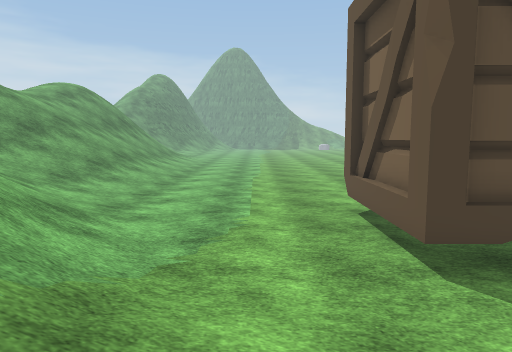
View 1 (above)

24 first-person views from a walk through a Unity game level. The camera is 1.2 m above the floor, tilts 6° down and sees 70° across. The floor is counted in squares, 1 m on a side. Each view is taken from the middle of a square. On the plan, view 1 faces up. The plan holds only what a view shows up to about 15 squares ahead; the rest is blank. The place goes on beyond the plan. The player character is not drawn. Some surface patterns are stand-ins.

View 2
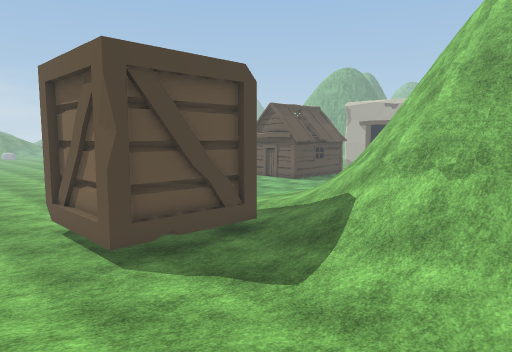

View 3
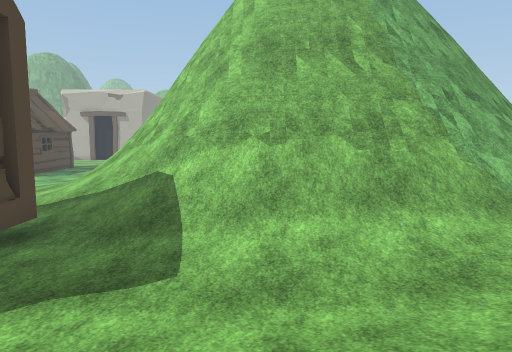

View 4
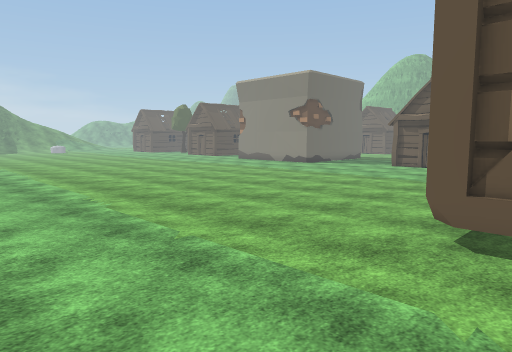

View 5
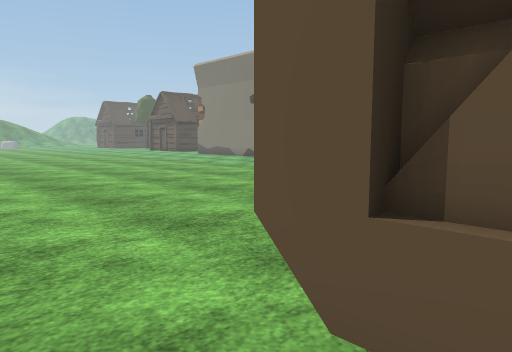

View 6
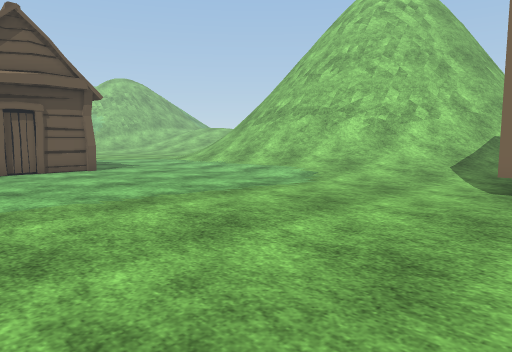

View 7
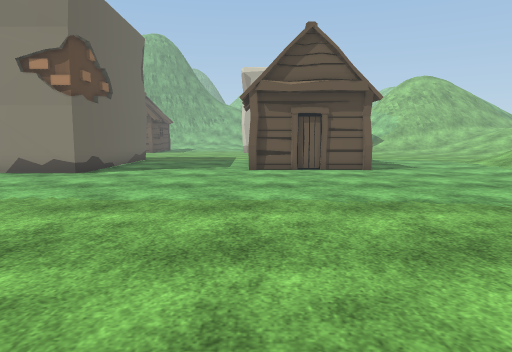

View 8
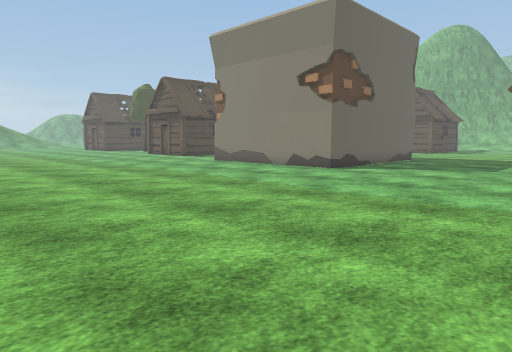

View 9
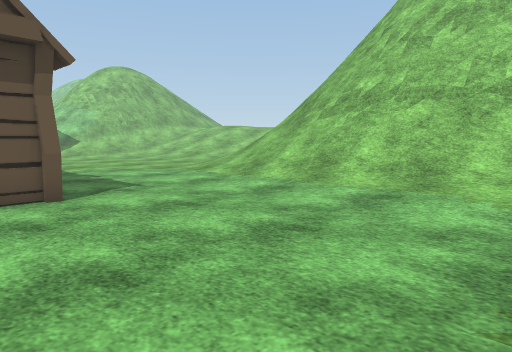

View 10
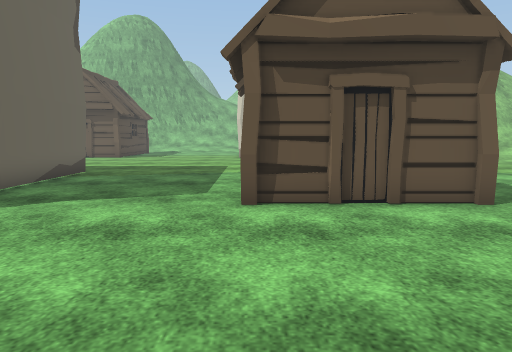

View 11
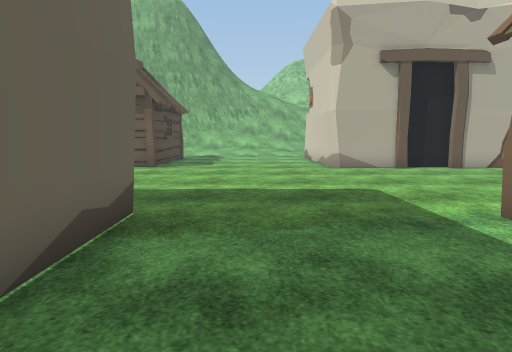

View 12
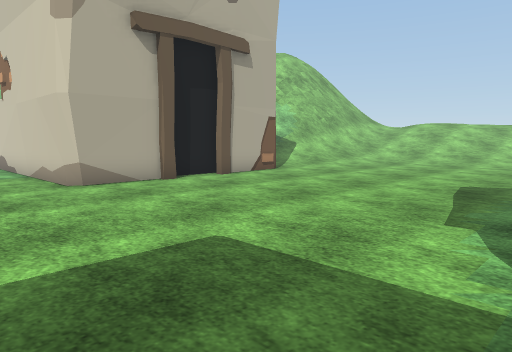

View 13
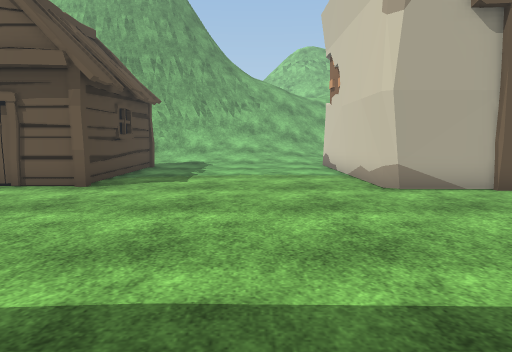

View 14
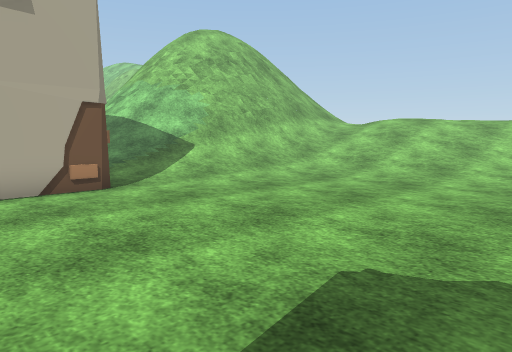

View 15
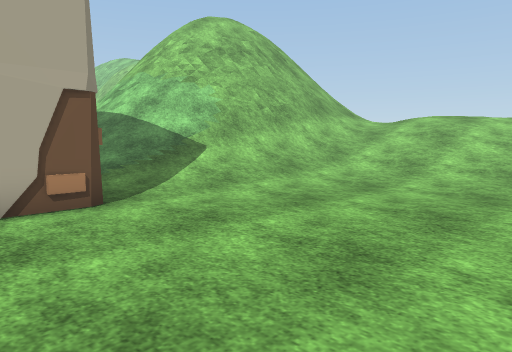

View 16
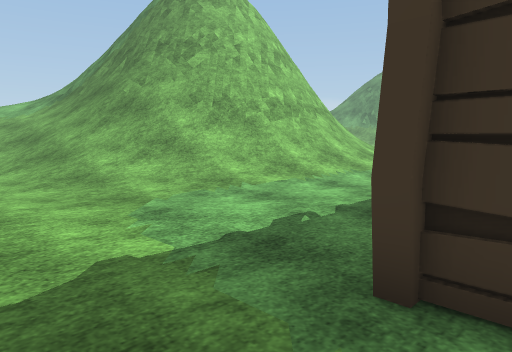

View 17
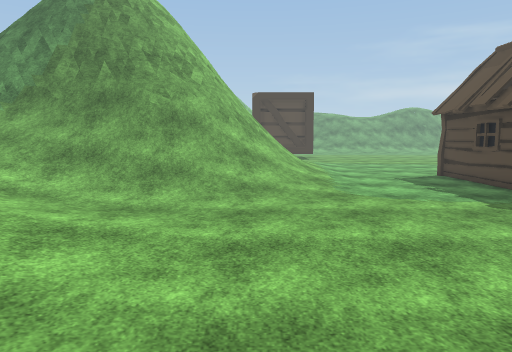

View 18
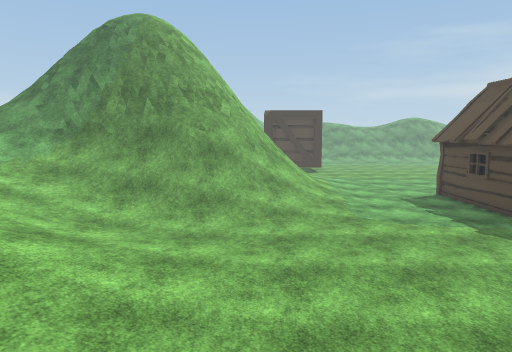

View 19
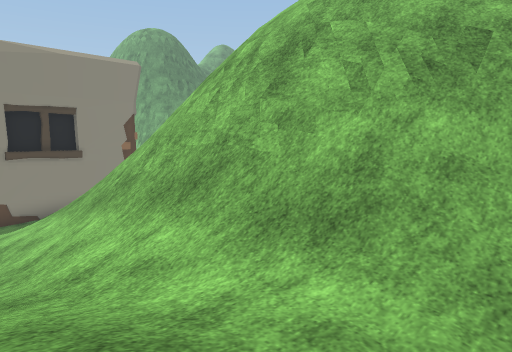

View 20
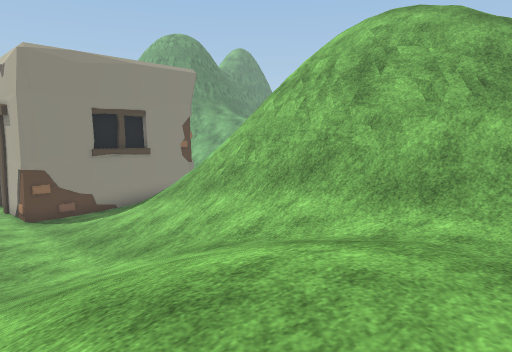

View 21
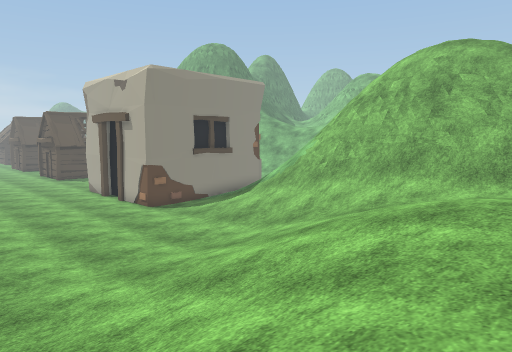

View 22
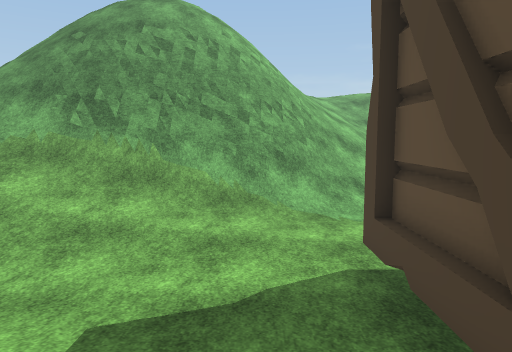

View 23
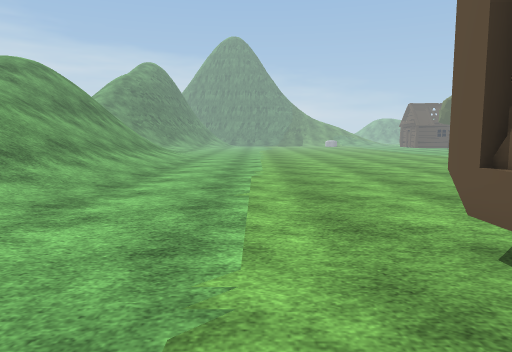

View 24
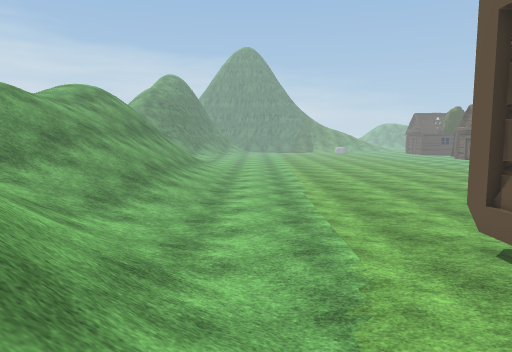

### Floor plan
Key: @ floor where view 1 was taken; # wall or solid block; . main floor; : floor 0.25 m higher than the main floor; + floor 1.75 m higher than the main floor; * floor 2 m higher than the main floor; / step, stairs or slope; = window, fence, low wall or low ledge; v drop or lower ground; H hut.
Columns run from 9 left of view 1 to 40 right of it. Each row starts with its distance up from view 1.
 29                  .....
 28                 .......
 27                 ........                  .H     H
 26                 ......... #              ..H     H
 25              .. ..........#            ....HHHHHHH
 24         ..   .............#         ..............
 23         ...  .............#########...............
 22         .... .....................................
 21        ...........................................
 20 /////.............................................
 19 //////............................................
 18 //////.....................................#######
 17 //////.....................HHHHHHH........##
 16 //////......................H     ........#
 15 //////......................H     ........##
 14 /////.......................H    H.........#
 13 /////.......................HHHHHH........##
 12 /////.....................................##
 11 /////.....................................####
 10  ////......................................######
  9   ////.....##   #............................///
  8    ////....##    ...///////.................//////
  7   /////....##    ..////////////............///////
  6   //////...##    .///////////////..........//////=
  5   ==////...######////===###=//////........./////=#
  4   ##=#///.......////=#######=/////......../////#==
  3   =###///......////=####  ##=#/////....///////#==#
  2   /vv#=///.....///=##      ###/////../////////###/
  1  //vv#=////...///###       ##=////////////////=#v/
  0  //vv#=//@//..///###       ###////////////////#=#/
 -1  ///v##/////..///=##        ###////////////////=#/
 -2  ///v##/////..///##         ##=////////////////= /
 -3  ////#=///  /.///##         ##=//////////**/+/////
 -4   //////     :://##        ##=#//// //+*****+/////
 -5   /////       ://=##       #= /////    * **

Positions as (right, up) in squares from view 1, and headings:
1: (0, 0), facing up
2: (-1, -3), facing up-right
3: (-1, 0), facing right
4: (-4, 7), facing up-right
5: (1, 8), facing up-right
6: (5, 18), facing down-right
7: (5, 17), facing right
8: (5, 15), facing up-right
9: (11, 15), facing down-right
10: (12, 17), facing right
11: (19, 21), facing right
12: (24, 21), facing down-right
13: (25, 21), facing right
14: (25, 14), facing down-right
15: (27, 13), facing down-right
16: (27, 14), facing down-left
17: (34, 5), facing left
18: (36, 4), facing left
19: (33, -5), facing up-right
20: (30, -5), facing up-right
21: (25, -5), facing up-right
22: (8, 3), facing left
23: (0, 5), facing up
24: (-2, 2), facing up
